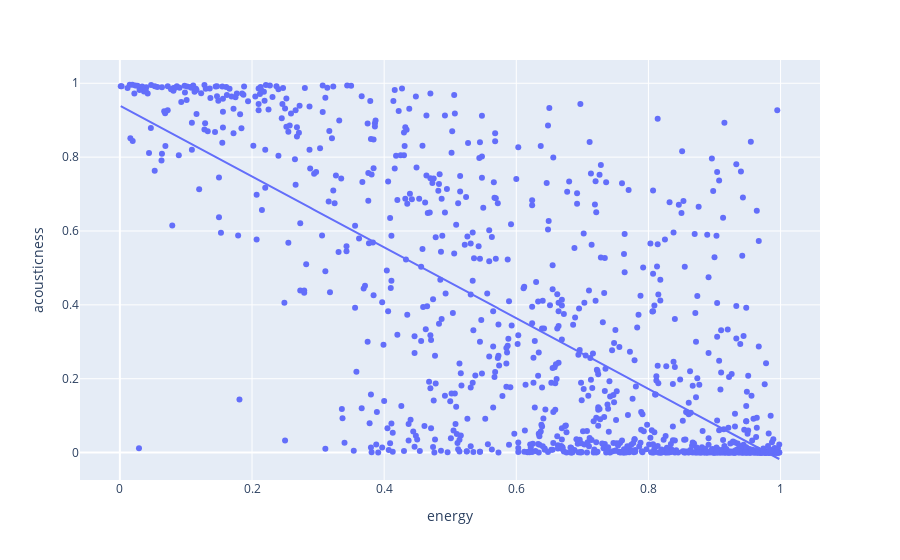

Notebook code cell kept with this figure:
### Code cell
px.scatter(distribution_df.sample(1000), x='energy', y='acousticness', trendline='ols')

### Figure 1 — Plotly figure (JSON) as saved in the notebook; plotly's stock layout.template omitted (floating-point values rounded to 4 significant figures; data arrays with more than 128 entries replaced by an {"elided": "..."} marker saying what was removed)
{"data": [{"hovertemplate": "energy=%{x}<br>acousticness=%{y}<extra></extra>", "legendgroup": "", "marker": {"color": "#636efa", "symbol": "circle"}, "mode": "markers", "name": "", "orientation": "v", "showlegend": false, "type": "scatter", "x": {"elided": "1000 float values"}, "xaxis": "x", "y": {"elided": "1000 float values"}, "yaxis": "y"}, {"hovertemplate": "<b>OLS trendline</b><br>acousticness = -0.958446 * energy + 0.939176<br>R<sup>2</sup>=0.525660<br><br>energy=%{x}<br>acousticness=%{y} <b>(trend)</b><extra></extra>", "legendgroup": "", "marker": {"color": "#636efa", "symbol": "circle"}, "mode": "lines", "name": "", "showlegend": false, "type": "scatter", "x": {"elided": "1000 float values"}, "xaxis": "x", "y": {"elided": "1000 float values"}, "yaxis": "y"}], "layout": {"legend": {"tracegroupgap": 0}, "margin": {"t": 60}, "xaxis": {"anchor": "y", "domain": [0, 1], "title": {"text": "energy"}}, "yaxis": {"anchor": "x", "domain": [0, 1], "title": {"text": "acousticness"}}}}
